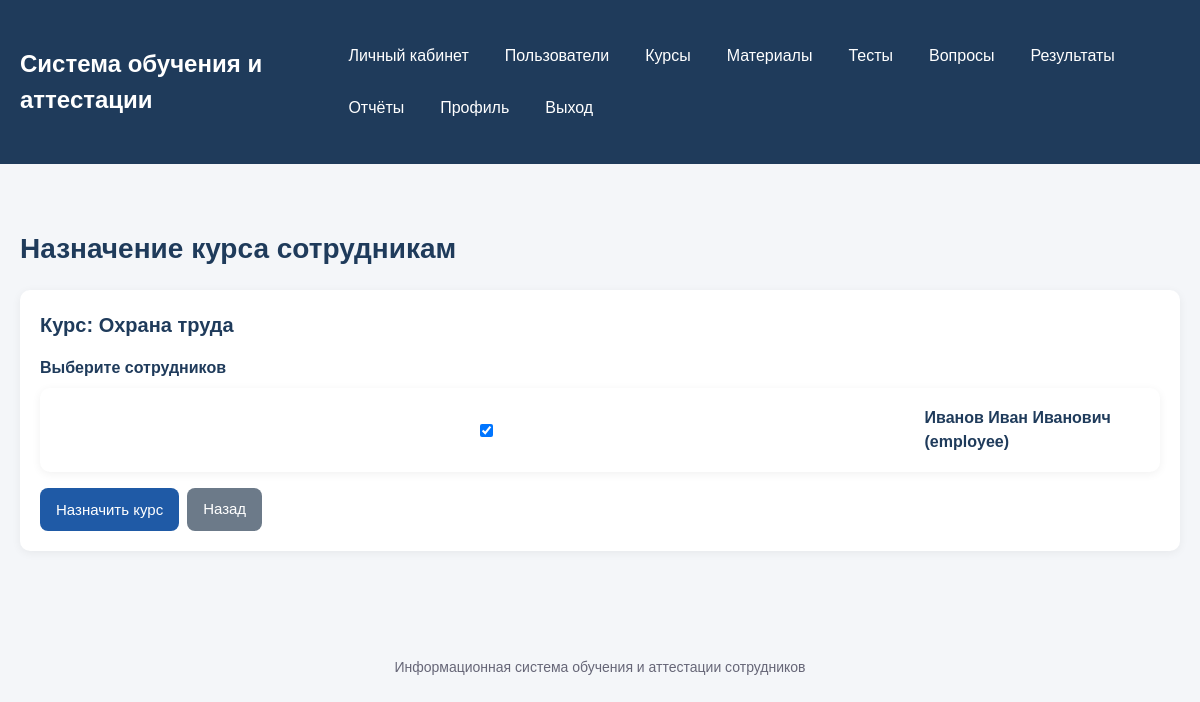
/courses/assign/1 (signed in), run on the app's committed database.
### models.py (models this page shows, shortened)
class Course(db.Model):
    __tablename__ = "courses"
    id = db.Column(db.Integer, primary_key=True)
    title = db.Column(db.String(200), nullable=False)
    description = db.Column(db.Text)
    materials = db.relationship(
        "Material",
        back_populates="course",
        cascade="all, delete-orphan"
    )
    tests = db.relationship(
        "Test",
        back_populates="course",
        cascade="all, delete-orphan"
    )
    assignments = db.relationship(
        "CourseAssignment",
        back_populates="course",
        cascade="all, delete-orphan"
    )

class User(db.Model):
    __tablename__ = "users"
    id = db.Column(db.Integer, primary_key=True)
    full_name = db.Column(db.String(150), nullable=False)
    login = db.Column(db.String(80), unique=True, nullable=False)
    password = db.Column(db.String(255), nullable=False)
    role = db.Column(db.String(30), nullable=False, default="employee")
    assignments = db.relationship(
        "CourseAssignment",
        back_populates="user",
        cascade="all, delete-orphan"
    )
    attempts = db.relationship(
        "Attempt",
        back_populates="user",
        cascade="all, delete-orphan"
    )

### app.py (the view, shortened to what this page needs)
@app.route("/courses/assign/<int:course_id>", methods=["GET", "POST"])
@login_required
@roles_required("admin")
def assign_course(course_id):
    course = Course.query.get_or_404(course_id)
    employees = User.query.filter_by(role="employee").order_by(User.full_name.asc()).all()
    assigned_user_ids = {
        assignment.user_id
        for assignment in CourseAssignment.query.filter_by(course_id=course.id).all()
    }
    return render_template(
        "course_form.html",
        course=course,
        employees=employees,
        assigned_user_ids=assigned_user_ids,
        assign_mode=True,
    )

### app.py (called while the page is built)
def current_user():
    user_id = session.get("user_id")
    if not user_id:
        return None
    return db.session.get(User, user_id)

@app.context_processor
def inject_user():
    return {"current_user": current_user()}

def login_required(view_func):
    @wraps(view_func)
    def wrapper(*args, **kwargs):
        if not current_user():
            flash("Сначала войдите в систему.", "warning")
            return redirect(url_for("login"))
        return view_func(*args, **kwargs)
    return wrapper

def roles_required(*roles):
    def decorator(view_func):
        @wraps(view_func)
        def wrapper(*args, **kwargs):
            user = current_user()
            if not user:
                flash("Сначала войдите в систему.", "warning")
                return redirect(url_for("login"))
            if user.role not in roles:
                flash("У вас нет доступа к этому разделу.", "danger")
                return redirect(url_for("dashboard"))
            return view_func(*args, **kwargs)
        return wrapper
    return decorator

### templates/course_form.html (shortened to what this page needs)
{% extends "base.html" %}
{% block content %}
    {% if assign_mode %}
        <h1 class="page-title">Назначение курса сотрудникам</h1>
    {% elif course %}
        <h1 class="page-title">Редактирование курса</h1>
    {% else %}
        <h1 class="page-title">Создание курса</h1>
    {% endif %}
    <section class="section">
        {% if assign_mode %}
            <h2 class="section-title">Курс: {{ course.title }}</h2>
            <form method="post" class="form">
                {% if employees %}
                    <div class="form-row">
                        <label>Выберите сотрудников</label>
                        <div class="question-list">
                            {% for employee in employees %}
                                <div class="question-item">
                                    <label class="answer-option">
                                        <input
                                            type="checkbox"
                                            name="user_ids"
                                            value="{{ employee.id }}"
                                            {% if assigned_user_ids and employee.id in assigned_user_ids %}checked{% endif %}
                                        >
                                        <span>{{ employee.full_name }} ({{ employee.login }})</span>
                                    </label>
                                </div>
                            {% endfor %}
                        </div>
                    </div>
                    <div class="actions">
                        <button type="submit" class="btn btn-primary">Назначить курс</button>
                        <a href="{{ url_for('courses') }}" class="btn btn-secondary">Назад</a>
                    </div>
                {% else %}
                    <p>Сотрудники для назначения не найдены.</p>
                    <div class="actions">
                        <a href="{{ url_for('courses') }}" class="btn btn-secondary">Назад</a>
                    </div>
                {% endif %}
            </form>
        {% endif %}
    </section>
{% endblock %}

### static/css/style.css (style rules this page uses)
* { box-sizing: border-box; margin: 0; padding: 0; }
body { font-family: Arial, sans-serif; background: #f4f6f9; color: #222; line-height: 1.5; }
a { color: #1f5aa6; text-decoration: none; }
.page-title { font-size: 28px; margin-bottom: 20px; color: #1f3b5b; }
.section { background: #ffffff; border-radius: 10px; padding: 20px; margin-bottom: 20px; box-shadow: 0 2px 10px rgba(0, 0, 0, 0.06); }
.section-title { font-size: 20px; margin-bottom: 16px; color: #1f3b5b; }
.form { display: flex; flex-direction: column; gap: 16px; }
.form-row { display: flex; flex-direction: column; gap: 8px; }
.form-row label { font-weight: bold; color: #1f3b5b; }
.form-row input, .form-row textarea, .form-row select { width: 100%; padding: 10px 12px; border: 1px solid #cfd7df; border-radius: 8px; font-size: 15px; background: #ffffff; }
.btn { display: inline-block; padding: 10px 16px; border: none; border-radius: 8px; cursor: pointer; font-size: 15px; text-align: center; text-decoration: none; transition: 0.2s ease; }
.btn-primary { background: #1f5aa6; color: #ffffff; }
.btn-secondary { background: #6c7a89; color: #ffffff; }
.actions { display: flex; flex-wrap: wrap; gap: 8px; }
.question-list { display: flex; flex-direction: column; gap: 20px; }
.question-item { background: #ffffff; border-radius: 10px; padding: 18px; box-shadow: 0 2px 10px rgba(0, 0, 0, 0.06); }
.answer-option { display: flex; align-items: center; gap: 10px; }

### data on the page
Course: title "Охрана труда"
User: user_ids "☑", full_name "Иванов Иван Иванович", login "employee"
